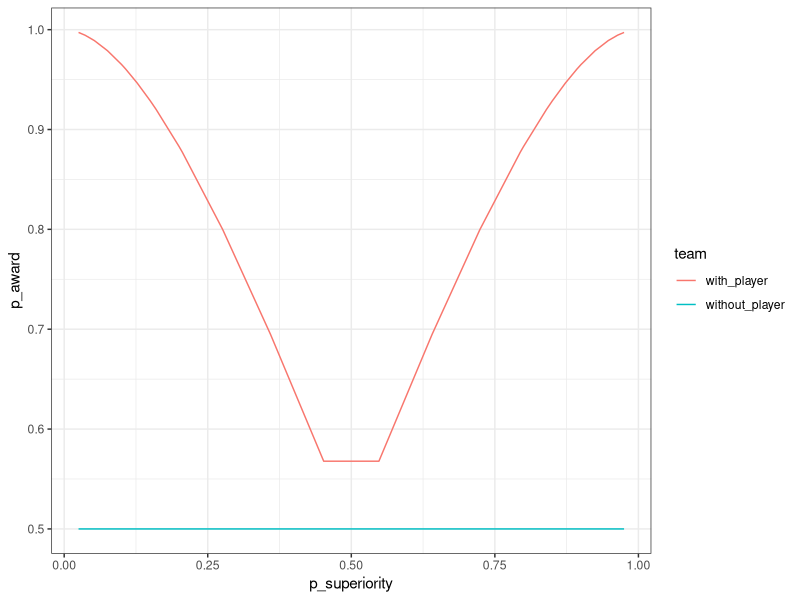

Source code (R):
## ---- chunk 1
knitr::opts_chunk$set(echo = TRUE)
library(tidyverse)
library(gganimate)
library(RColorBrewer)
## ---- chunk 2
# linear sampling of log odds for full span of ground truth probability of superiority between 0.025 and 0.975
n_trials.full_span <- 20
logodds.full_span <- seq(log(0.025 / (1 - 0.025)), log(0.975 / (1 - 0.975)), length.out = n_trials.full_span)

# linear sampling of log odds near the decision threshold (p_superiority == [0.13, 0.87]) 
n_trials.near_threshold <- 8
logodds.near_threshold <- c(seq(log(0.1 / (1 - 0.1)), log(0.2 /(1 - 0.2)), length.out = n_trials.near_threshold / 2), # near threshold for loss frame
                            seq(log(0.8 / (1 - 0.8)), log(0.9 /(1 - 0.9)), length.out = n_trials.near_threshold / 2)) # near threshold for gain frame

# combine the sampling strategies and convert from log odds to probability of superiority
logodds <- sort(c(logodds.full_span, logodds.near_threshold))
p_superiority <- 1 / (1 + exp(-logodds))
n_trials <- length(p_superiority)

print(p_superiority)
## ---- chunk 3
# baseline probability of winning/keeping an award contract without the new player 
baseline <- c(.5) # previously c(.15, .5, 8.5)

# initialize data conditions dataframe
conds_df <- data.frame(
  "p_superiority" = rep(p_superiority, length(baseline)),
  "baseline" = sort(rep(baseline, length(p_superiority))))

head(conds_df)
## ---- chunk 4
# label gain vs loss framing trials based on p_superiority, and add award thresholds
conds_df <- conds_df %>% 
  mutate(frame = if_else(p_superiority > .5, "gain", "loss"),
         threshold = if_else(frame == "gain", 
                             100, # points scored
                             75)) # points given up

head(conds_df)
## ---- chunk 5
# add columns for the mean and standard deviation of the difference in the number of points for the team with vs without the new player
# depending on the gain vs loss frame, these values represent points scored vs points given up
conds_df <- conds_df %>%
  mutate(sd_diff = 15, # std(new - old)
         mean_diff = sd_diff * qnorm(p_superiority)) # mean(new - old)

head(conds_df)
## ---- chunk 6
# double the length of the dataframe to add information per version of the team, creating a stimulus dataframe with a row per distribution to visualize
stim_df <- map_df(seq_len(2), ~conds_df)
stim_df$team <- as.factor(sort(rep(c("with_player","without_player"), length(stim_df$p_superiority) / 2)))


# add columns for the mean and standard deviation of points for each team and the probability of winning/keeping the award
stim_df <- stim_df %>%
  mutate(sd = sqrt(stim_df$sd_diff ^ 2 / 2), # assume equal and independent variances
        mean = if_else(team == "without_player", 
                       if_else(frame == "gain", # team without the new player is at baseline
                               threshold - sd * qnorm(1 - baseline), 
                               threshold - sd * qnorm(baseline)), 
                       if_else(frame == "gain", # team with new player is at difference from baseline
                               threshold - sd * qnorm(1 - baseline) + mean_diff, 
                               threshold - sd * qnorm(baseline) + mean_diff)),
        p_award = if_else(frame=="gain", # probability of exceeding threshold to win/keep award
                          1 - pnorm((threshold - mean)/sd),
                          pnorm((threshold - mean)/sd)))

# spread values per machine across columns to get back to a conditions dataframe one row per trial
conds_df <- stim_df %>% # explanation: https://kieranhealy.org/blog/archives/2018/11/06/spreading-multiple-values/
  gather(variable, value, -(p_superiority:team)) %>%
  unite(temp, team, variable) %>%
  spread(temp, value)

head(conds_df)
## ---- chunk 7
stim_df %>% ggplot(aes(x = p_superiority, y = p_award, color = team)) +
  geom_line() +
  theme_bw()
## ---- chunk 8
# ratio (K) of value of contract (X) over cost of intervention (C)
conds_df <- conds_df %>% mutate(K = 2.25)
## ---- chunk 9
# determine whether or not intervention is utility optimal on each trial
conds_df <- conds_df %>%
  mutate(should_intervene = if_else(frame == "gain",
                                    (with_player_p_award - without_player_p_award) > (1 / K), # gain framing decision rule
                                    ((1 - without_player_p_award) - (1 - with_player_p_award)) > (1 / K)) # loss framing decision rule
  )

conds_df %>%
  group_by(frame) %>%
  summarise(intervene = sum(should_intervene), n_trials = n())
## ---- chunk 10
conds_df <- conds_df %>%
  mutate(
    p_sup_threshold = if_else(frame == "gain",
                              pnorm(sqrt(sd_diff ^ 2 / 2) / sd_diff * (qnorm((1 / K) + baseline) + qnorm(baseline))),
                              pnorm(-sqrt(sd_diff ^ 2 / 2) / sd_diff * (qnorm((1 / K) + baseline) - qnorm(baseline))))
  )

# unique(conds_df$p_sup_threshold)
conds_df %>%
  group_by(frame) %>%
  summarise(threshold = unique(p_sup_threshold))
## ---- chunk 11
# starting value depends on maximum possible loss (if they pay for the new machine every time and never gain\keep the contract)
conds_df <- conds_df %>% mutate(starting_account_value = n_trials + n_trials / 2 * K)

conds_df %>% group_by(frame, K, starting_account_value) %>% summarise()
## ---- chunk 12
# add expected change in account value on each trial to conditions dataframe
conds_df <- conds_df %>%
  mutate(expected_payoff = if_else(frame == "gain",
                                   # gain frame
                                   if_else(should_intervene,
                                           with_player_p_award * K - 1,
                                           without_player_p_award * K),
                                   # loss frame
                                   if_else(should_intervene,
                                           (1 - with_player_p_award) * (-1 * K) - 1,
                                           (1 - without_player_p_award) * (-1 * K))))

# set exchange rates based on the expected account value at the end of the experiment
payoff_df <- conds_df %>% group_by(K, starting_account_value) %>%
  summarise(
    # expected and max account value
    expected_account_value = mean(starting_account_value) + sum(expected_payoff),
    max_account_value = mean(starting_account_value) + n_trials / 2 * mean(K), # if they always win/keep the award and never buy the new player 
    # bonus stats with exhange rate based on constant expected bonus of $3
    exchange_rate = round(3 / expected_account_value, 5), # five decimal places are necessary to avoid substantial rounding error
    expected_bonus = expected_account_value * exchange_rate,
    max_bonus = max_account_value * exchange_rate)

# merge these payoff variables into the conditions dataframe
conds_df <- conds_df %>% full_join(payoff_df, by = c("K","starting_account_value"))

knitr::kable(payoff_df)
